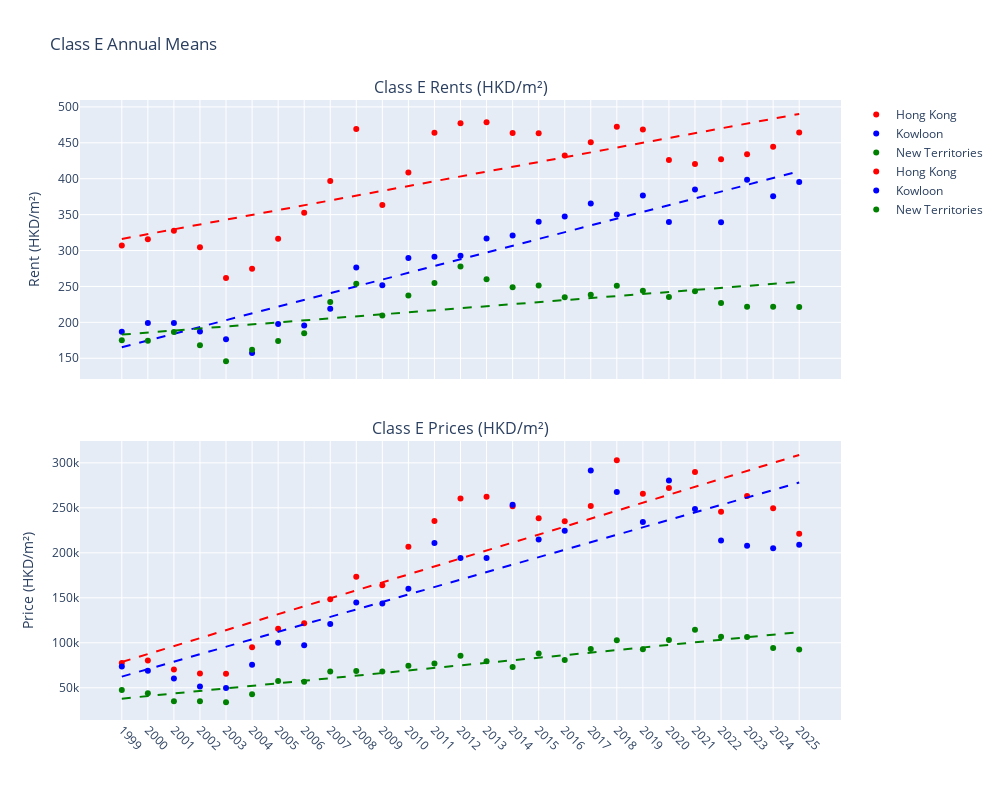

Notebook source saved alongside this figure:
### Code cell
# 類別和區域
cls = 'E'
areas = ['Hong Kong', 'Kowloon', 'New Territories']
colors = {'Hong Kong': 'red', 'Kowloon': 'blue', 'New Territories': 'green'}

# 計算年度平均值
def get_annual_mean(df, cls, area):
    col = f'Class {cls} {area}'
    df[col] = pd.to_numeric(df[col], errors='coerce')
    annual = df.groupby('Year')[col].mean().reset_index()
    return annual['Year'].values, annual[col].values

# 創建圖表
fig = make_subplots(rows=2, cols=1, shared_xaxes=True, vertical_spacing=0.1,
                    subplot_titles=(f'Class {cls} Rents (HKD/m²)', f'Class {cls} Prices (HKD/m²)'))

for i, df in enumerate([rent_df, price_df]):
    for area in areas:
        years, means = get_annual_mean(df, cls, area)
        mask = ~np.isnan(means)
        valid_years, valid_means = years[mask], means[mask]
        
        fig.add_trace(go.Scatter(x=valid_years, y=valid_means, mode='markers',
                                 marker=dict(color=colors[area]), name=area,
                                 hovertemplate='Year: %{x}<br>Value: %{y:.2f}'),
                      row=i+1, col=1)
        
        if len(valid_means) > 1:
            result = linregress(np.arange(len(valid_years)), valid_means)
            reg_line = result.slope * np.arange(len(valid_years)) + result.intercept
            fig.add_trace(go.Scatter(x=valid_years, y=reg_line, mode='lines',
                                     line=dict(color=colors[area], dash='dash'),
                                     showlegend=False,
                                     hovertemplate='Year: %{x}<br>Value: %{y:.2f}'),
                          row=i+1, col=1)

# 統一刻度（每年顯示一次）
fig.update_xaxes(tickmode='array', tickvals=sorted(rent_df['Year'].unique()), tickangle=45, row=2, col=1)
fig.update_xaxes(tickmode='array', tickvals=sorted(rent_df['Year'].unique()), row=1, col=1)

fig.update_layout(title_text=f'Class {cls} Annual Means', height=800, width=1000)
fig.update_yaxes(title_text='Rent (HKD/m²)', row=1, col=1)
fig.update_yaxes(title_text='Price (HKD/m²)', row=2, col=1)

fig.show()

### Figure 1 — Plotly figure (JSON) as saved in the notebook; plotly's stock layout.template omitted (floating-point values rounded to 4 significant figures)
{"data": [{"hovertemplate": "Year: %{x}<br>Value: %{y:.2f}", "marker": {"color": "red"}, "mode": "markers", "name": "Hong Kong", "type": "scatter", "x": [1999, 2000, 2001, 2002, 2003, 2004, 2005, 2006, 2007, 2008, 2009, 2010, 2011, 2012, 2013, 2014, 2015, 2016, 2017, 2018, 2019, 2020, 2021, 2022, 2023, 2024, 2025], "xaxis": "x", "y": [306.9, 315.6, 327.4, 304.8, 261.7, 274.6, 316.5, 352.8, 396.8, 469.1, 363.3, 408.8, 464.1, 477.4, 478.8, 463.7, 463.5, 432.3, 450.8, 472.3, 468.4, 426.0, 420.5, 427.2, 434.0, 444.7, 464.5], "yaxis": "y"}, {"hovertemplate": "Year: %{x}<br>Value: %{y:.2f}", "line": {"color": "red", "dash": "dash"}, "mode": "lines", "showlegend": false, "type": "scatter", "x": [1999, 2000, 2001, 2002, 2003, 2004, 2005, 2006, 2007, 2008, 2009, 2010, 2011, 2012, 2013, 2014, 2015, 2016, 2017, 2018, 2019, 2020, 2021, 2022, 2023, 2024, 2025], "xaxis": "x", "y": [316.2, 322.9, 329.6, 336.3, 343.0, 349.6, 356.3, 363.0, 369.7, 376.4, 383.1, 389.8, 396.5, 403.2, 409.9, 416.6, 423.3, 430.0, 436.7, 443.4, 450.0, 456.7, 463.4, 470.1, 476.8, 483.5, 490.2], "yaxis": "y"}, {"hovertemplate": "Year: %{x}<br>Value: %{y:.2f}", "marker": {"color": "blue"}, "mode": "markers", "name": "Kowloon", "type": "scatter", "x": [1999, 2000, 2001, 2002, 2003, 2004, 2005, 2006, 2007, 2008, 2009, 2010, 2011, 2012, 2013, 2014, 2015, 2016, 2017, 2018, 2019, 2020, 2021, 2022, 2023, 2024, 2025], "xaxis": "x", "y": [186.8, 199.0, 198.9, 187.4, 176.5, 157.3, 197.8, 195.5, 218.9, 276.2, 251.8, 289.5, 291.4, 292.8, 316.7, 321.0, 340.2, 347.2, 365.5, 350.3, 376.7, 339.9, 385.2, 339.3, 398.4, 375.6, 395.5], "yaxis": "y"}, {"hovertemplate": "Year: %{x}<br>Value: %{y:.2f}", "line": {"color": "blue", "dash": "dash"}, "mode": "lines", "showlegend": false, "type": "scatter", "x": [1999, 2000, 2001, 2002, 2003, 2004, 2005, 2006, 2007, 2008, 2009, 2010, 2011, 2012, 2013, 2014, 2015, 2016, 2017, 2018, 2019, 2020, 2021, 2022, 2023, 2024, 2025], "xaxis": "x", "y": [165.3, 174.7, 184.2, 193.6, 203.0, 212.4, 221.9, 231.3, 240.7, 250.1, 259.6, 269.0, 278.4, 287.8, 297.3, 306.7, 316.1, 325.5, 334.9, 344.4, 353.8, 363.2, 372.6, 382.1, 391.5, 400.9, 410.3], "yaxis": "y"}, {"hovertemplate": "Year: %{x}<br>Value: %{y:.2f}", "marker": {"color": "green"}, "mode": "markers", "name": "New Territories", "type": "scatter", "x": [1999, 2000, 2001, 2002, 2003, 2004, 2005, 2006, 2007, 2008, 2009, 2010, 2011, 2012, 2013, 2014, 2015, 2016, 2017, 2018, 2019, 2020, 2021, 2022, 2023, 2024, 2025], "xaxis": "x", "y": [175.1, 174.5, 186.4, 168.0, 145.8, 161.8, 174.1, 184.9, 228.3, 253.9, 209.4, 237.5, 254.8, 277.8, 260.2, 248.8, 251.2, 234.8, 238.5, 251.1, 244.2, 235.4, 243.3, 226.9, 221.6, 221.8, 221.5], "yaxis": "y"}, {"hovertemplate": "Year: %{x}<br>Value: %{y:.2f}", "line": {"color": "green", "dash": "dash"}, "mode": "lines", "showlegend": false, "type": "scatter", "x": [1999, 2000, 2001, 2002, 2003, 2004, 2005, 2006, 2007, 2008, 2009, 2010, 2011, 2012, 2013, 2014, 2015, 2016, 2017, 2018, 2019, 2020, 2021, 2022, 2023, 2024, 2025], "xaxis": "x", "y": [182.9, 185.8, 188.6, 191.4, 194.3, 197.1, 199.9, 202.7, 205.6, 208.4, 211.2, 214.0, 216.9, 219.7, 222.5, 225.3, 228.2, 231.0, 233.8, 236.6, 239.5, 242.3, 245.1, 247.9, 250.8, 253.6, 256.4], "yaxis": "y"}, {"hovertemplate": "Year: %{x}<br>Value: %{y:.2f}", "marker": {"color": "red"}, "mode": "markers", "name": "Hong Kong", "type": "scatter", "x": [1999, 2000, 2001, 2002, 2003, 2004, 2005, 2006, 2007, 2008, 2009, 2010, 2011, 2012, 2013, 2014, 2015, 2016, 2017, 2018, 2019, 2020, 2021, 2022, 2023, 2024, 2025], "xaxis": "x2", "y": [77600.0, 80480.0, 70250.0, 65760.0, 65620.0, 95110.0, 115500.0, 121800.0, 148300.0, 173400.0, 164000.0, 206700.0, 235300.0, 260400.0, 262200.0, 251800.0, 238400.0, 235200.0, 252100.0, 302800.0, 265700.0, 272100.0, 289900.0, 245800.0, 263200.0, 249600.0, 221200.0], "yaxis": "y2"}, {"hovertemplate": "Year: %{x}<br>Value: %{y:.2f}", "line": {"color": "red", "dash": "dash"}, "mode": "lines", "showlegend": false, "type": "scatter", "x": [1999, 2000, 2001, 2002, 2003, 2004, 2005, 2006, 2007, 2008, 2009, 2010, 2011, 2012, 2013, 2014, 2015, 2016, 2017, 2018, 2019, 2020, 2021, 2022, 2023, 2024, 2025], "xaxis": "x2", "y": [78650.0, 87500.0, 96350.0, 105200.0, 114100.0, 122900.0, 131800.0, 140600.0, 149500.0, 158300.0, 167200.0, 176000.0, 184900.0, 193700.0, 202600.0, 211400.0, 220300.0, 229100.0, 238000.0, 246800.0, 255700.0, 264500.0, 273400.0, 282200.0, 291100.0, 299900.0, 308800.0], "yaxis": "y2"}, {"hovertemplate": "Year: %{x}<br>Value: %{y:.2f}", "marker": {"color": "blue"}, "mode": "markers", "name": "Kowloon", "type": "scatter", "x": [1999, 2000, 2001, 2002, 2003, 2004, 2005, 2006, 2007, 2008, 2009, 2010, 2011, 2012, 2013, 2014, 2015, 2016, 2017, 2018, 2019, 2020, 2021, 2022, 2023, 2024, 2025], "xaxis": "x2", "y": [73720.0, 68890.0, 60420.0, 51390.0, 49720.0, 75630.0, 100100.0, 97280.0, 120900.0, 144800.0, 143600.0, 160000.0, 210900.0, 194200.0, 194300.0, 253400.0, 214900.0, 224700.0, 291400.0, 267700.0, 234400.0, 280500.0, 248800.0, 213700.0, 208000.0, 205000.0, 209100.0], "yaxis": "y2"}, {"hovertemplate": "Year: %{x}<br>Value: %{y:.2f}", "line": {"color": "blue", "dash": "dash"}, "mode": "lines", "showlegend": false, "type": "scatter", "x": [1999, 2000, 2001, 2002, 2003, 2004, 2005, 2006, 2007, 2008, 2009, 2010, 2011, 2012, 2013, 2014, 2015, 2016, 2017, 2018, 2019, 2020, 2021, 2022, 2023, 2024, 2025], "xaxis": "x2", "y": [62430.0, 70730.0, 79020.0, 87320.0, 95610.0, 103900.0, 112200.0, 120500.0, 128800.0, 137100.0, 145400.0, 153700.0, 162000.0, 170300.0, 178600.0, 186900.0, 195200.0, 203500.0, 211800.0, 220000.0, 228300.0, 236600.0, 244900.0, 253200.0, 261500.0, 269800.0, 278100.0], "yaxis": "y2"}, {"hovertemplate": "Year: %{x}<br>Value: %{y:.2f}", "marker": {"color": "green"}, "mode": "markers", "name": "New Territories", "type": "scatter", "x": [1999, 2000, 2001, 2002, 2003, 2004, 2005, 2006, 2007, 2008, 2009, 2010, 2011, 2012, 2013, 2014, 2015, 2016, 2017, 2018, 2019, 2020, 2021, 2022, 2023, 2024, 2025], "xaxis": "x2", "y": [47470.0, 43920.0, 35150.0, 34980.0, 33880.0, 42910.0, 57630.0, 56680.0, 68180.0, 68660.0, 68050.0, 74390.0, 77120.0, 85590.0, 79440.0, 73160.0, 88250.0, 81020.0, 93160.0, 102900.0, 92950.0, 103000.0, 114400.0, 106800.0, 106400.0, 94170.0, 92550.0], "yaxis": "y2"}, {"hovertemplate": "Year: %{x}<br>Value: %{y:.2f}", "line": {"color": "green", "dash": "dash"}, "mode": "lines", "showlegend": false, "type": "scatter", "x": [1999, 2000, 2001, 2002, 2003, 2004, 2005, 2006, 2007, 2008, 2009, 2010, 2011, 2012, 2013, 2014, 2015, 2016, 2017, 2018, 2019, 2020, 2021, 2022, 2023, 2024, 2025], "xaxis": "x2", "y": [37960.0, 40810.0, 43650.0, 46490.0, 49340.0, 52180.0, 55020.0, 57860.0, 60710.0, 63550.0, 66390.0, 69240.0, 72080.0, 74920.0, 77760.0, 80610.0, 83450.0, 86290.0, 89140.0, 91980.0, 94820.0, 97660.0, 100500.0, 103400.0, 106200.0, 109000.0, 111900.0], "yaxis": "y2"}], "layout": {"annotations": [{"font": {"size": 16}, "showarrow": false, "text": "Class E Rents (HKD/m²)", "x": 0.5, "xanchor": "center", "xref": "paper", "y": 1, "yanchor": "bottom", "yref": "paper"}, {"font": {"size": 16}, "showarrow": false, "text": "Class E Prices (HKD/m²)", "x": 0.5, "xanchor": "center", "xref": "paper", "y": 0.45, "yanchor": "bottom", "yref": "paper"}], "height": 800, "title": {"text": "Class E Annual Means"}, "width": 1000, "xaxis": {"anchor": "y", "domain": [0, 1], "matches": "x2", "showticklabels": false, "tickmode": "array", "tickvals": [1999, 2000, 2001, 2002, 2003, 2004, 2005, 2006, 2007, 2008, 2009, 2010, 2011, 2012, 2013, 2014, 2015, 2016, 2017, 2018, 2019, 2020, 2021, 2022, 2023, 2024, 2025]}, "xaxis2": {"anchor": "y2", "domain": [0, 1], "tickangle": 45, "tickmode": "array", "tickvals": [1999, 2000, 2001, 2002, 2003, 2004, 2005, 2006, 2007, 2008, 2009, 2010, 2011, 2012, 2013, 2014, 2015, 2016, 2017, 2018, 2019, 2020, 2021, 2022, 2023, 2024, 2025]}, "yaxis": {"anchor": "x", "domain": [0.55, 1], "title": {"text": "Rent (HKD/m²)"}}, "yaxis2": {"anchor": "x2", "domain": [0, 0.45], "title": {"text": "Price (HKD/m²)"}}}}
